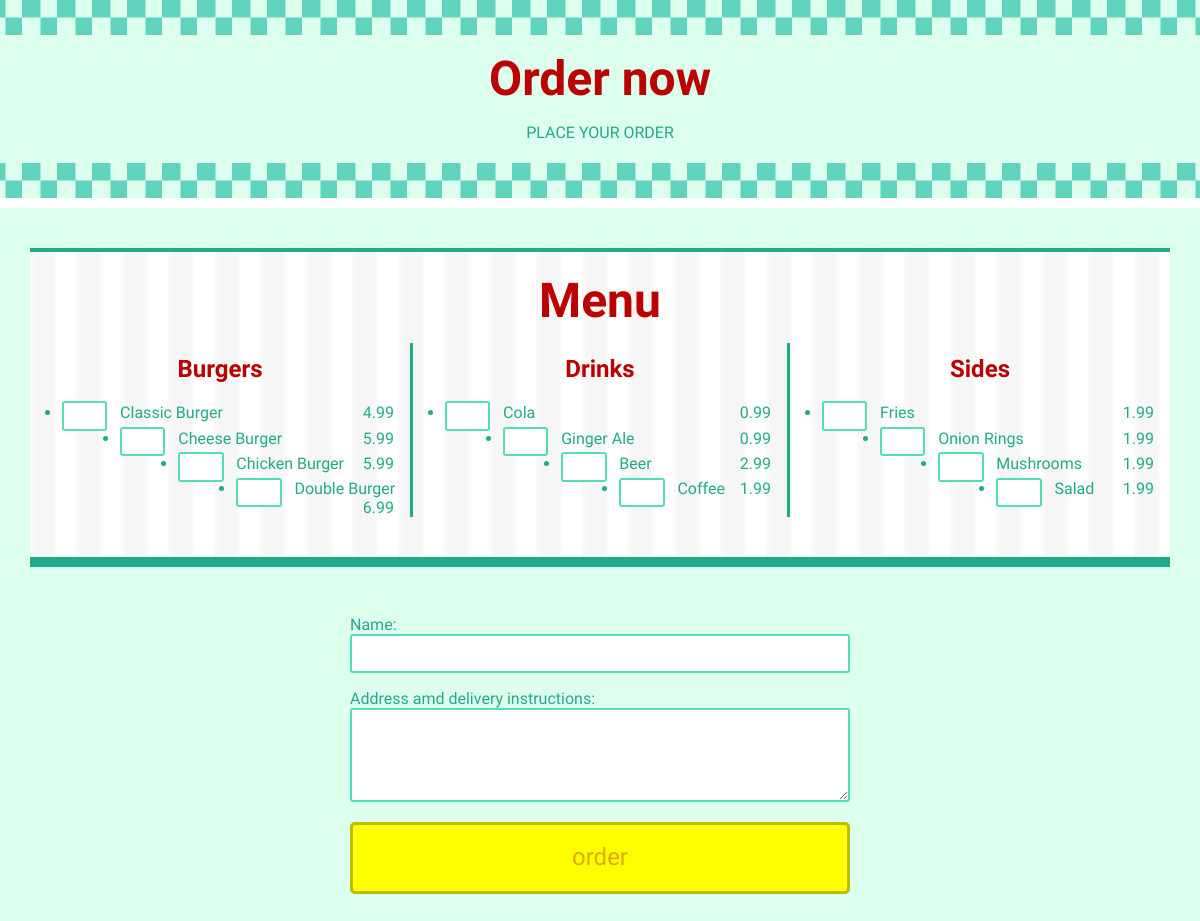
/order, run on the app's committed database.
### tables this page shows
CREATE TABLE burgers (
  id INTEGER PRIMARY KEY,
  burger TEXT UNIQUE,
  price FLOAT NOT NULL
);

CREATE TABLE drinks (
id INTEGER PRIMARY KEY,
drink TEXT UNIQUE,
price FLOAT NOT NULL
);

CREATE TABLE sides (
id INTEGER PRIMARY KEY,
side TEXT UNIQUE,
price FLOAT NOT NULL
);

### run.py (the view)
@app.route('/order')
def order():
    con = sqlite3.connect(MENUDB)
    menu = fetchMenu(con)
    con.close()
    return render_template('order.html',
    burgers=menu['burgers'],
    drinks=menu['drinks'],
    sides=menu['sides']
    )

### run.py (called while the page is built)
def fetchMenu(con):
    burgers=[]
    cur = con.execute('SELECT burger,price FROM burgers')
    for row in cur:
        burgers.append(list(row))
    drinks=[]
    cur = con.execute('SELECT drink,price FROM drinks')
    for row in cur:
        drinks.append(list(row))
    sides=[]
    cur = con.execute('SELECT side,price FROM sides')
    for row in cur:
        sides.append(list(row))
    return {'burgers':burgers, 'drinks':drinks, 'sides':sides}

### templates/order.html (shortened to what this page needs)
{% extends "base.html" %}
{% block head %}
  {{ super() }}
{% endblock %}
{% block content %}
  <div id="header">
    <h1>Order now</h1>
    <p>PLACE YOUR ORDER</p>
  </div>
  <form action="/confirm" method="post">
    <div id="menu">
      <h1>Menu</h1>
      <div>
        <h2>Burgers</h2>
        <ul class="menu-items">
          {% for burger in burgers %}
            <li>
                <input type="number" min="0" name="{{ burger[0] }}" autocomplete="off" />
                {{ burger[0] }}
                <span class="price"> {{ burger[1] }} </span>
            </li>
          {% endfor %}
        </ul>
      </div>
      <div>
        <h2>Drinks</h2>
        <ul class="menu-items">
          {% for drink in drinks %}
            <li>
                <input type="number" min="0" name="{{ drink[0] }}" autocomplete="off" />
                {{ drink[0] }}
                <span class="price"> {{ drink[1] }} </span>
            </li>
          {% endfor %}
        </ul>
      </div>
      <div>
        <h2>Sides</h2>
        <ul class="menu-items">
          {% for side in sides %}
            <li>
                <input type="number" min="0" name="{{ side[0] }}" autocomplete="off" />
                {{ side[0] }}
                <span class="price"> {{ side[1] }} </span>
            </li>
          {% endfor %}
        </ul>
      </div>
    </div>
    <div id="order-details">
      <p>
        <label for="name">Name:</label>
        <input type="text" name="name" id="name" required />
      </p>
      <p>
        <label for="address">Address amd delivery instructions:</label>
        <textarea id="address" name="address" rows="6" required></textarea>
      </p>
      <input type="submit" value="order" class="btn-yellow />"
    </div>
  </form>
{% endblock %}

### static/screen.css (style rules this page uses)
body { background-color: #600; color: #2A8; font-family: 'Monda', sans-serif; margin: 0; }
h1 { color: #B00; font-family: 'Yellowtail', cursive; font-size: 3em; margin: 0; }
h2 { color: #B00; font-family: 'Yellowtail', cursive; }
#header { background-color: #DFE; background-image: url(checks.svg), url(checks.svg); background-position: top, bottom; background-repeat: repeat-x; background-size: 35px; border-bottom: white 10px solid; margin-bottom: 40px; padding-top: 50px; padding-bottom: 40px; text-align: center; }
#menu { background-color: white; background-image: url(menu-bg.svg); background-size: 46px; border-bottom: #2A8 10px solid; border-top: #2A8 4px solid; display: grid; margin: auto; max-width: 1140px; padding: 20px 0; padding-bottom: 2.5em; grid-template-columns: 1fr 1fr 1fr; grid-template-rows: auto; }
.btn-yellow { background-color: #FF0; border: 3px solid #BB0; border-radius: 5px; color: #DA0; cursor: pointer; display: inline-block; font-size: 1.5em; padding: 0 10px 2px 10px; transition: background-color 0.5s; transition: color 0.5s; }
#menu div { grid-column: span 3; margin: 0 1em; }
#menu div:nth-child(3) { border-bottom: 3px solid #2A8; border-top: 3px solid #2A8; }
#menu h1 { grid-column: span 3; padding-bottom: 0.3em; text-align: center; }
#menu h2 { margin-top: 0.5em; text-align: center; }
#menu ol, #menu ul { padding-left: 2em; }
#menu li { margin-top: 0.4em; width: 100%; }
#menu .price { float: right; padding-right: 1em; }
input, textarea { border: solid 2px #5DB; border-radius: 3px; color: #2A8; font-family: 'Monda', sans-serif; font-size: 0.8em; height: 2em; padding: 0 0.5em; }
textarea { height: auto; width: 100%; }
#menu input, #menu textarea { float: left; margin-right: 1em; margin-top: -0.15em; width: 2.23em; }
#order-details { margin: auto; max-width: 500px; padding: 2em 2.5em; }
#order-details input, #order-details textarea { box-sizing: border-box; min-height: 3em; width: 100%; }
input[type="number"] { -moz-appearance: textfield; }
@media only screen and (min-width: 720px) { #menu div { grid-column: auto; margin: 0; } }
@media only screen and (min-width: 720px) { #menu div:nth-child(3) { border: none; border-left: 3px solid #2A8; border-right: 3px solid #2A8; } }

### templates/order.html (style rules this page uses)
body { background-color: #DFE; }

### data on the page
burgers: burger "Classic Burger", price "4.99"
burgers: burger "Cheese Burger", price "5.99"
burgers: burger "Chicken Burger", price "5.99"
burgers: burger "Double Burger", price "6.99"
drinks: drink "Cola", price "0.99"
drinks: drink "Ginger Ale", price "0.99"
drinks: drink "Beer", price "2.99"
drinks: drink "Coffee", price "1.99"
sides: side "Fries", price "1.99"
sides: side "Onion Rings", price "1.99"
sides: side "Mushrooms", price "1.99"
sides: side "Salad", price "1.99"
